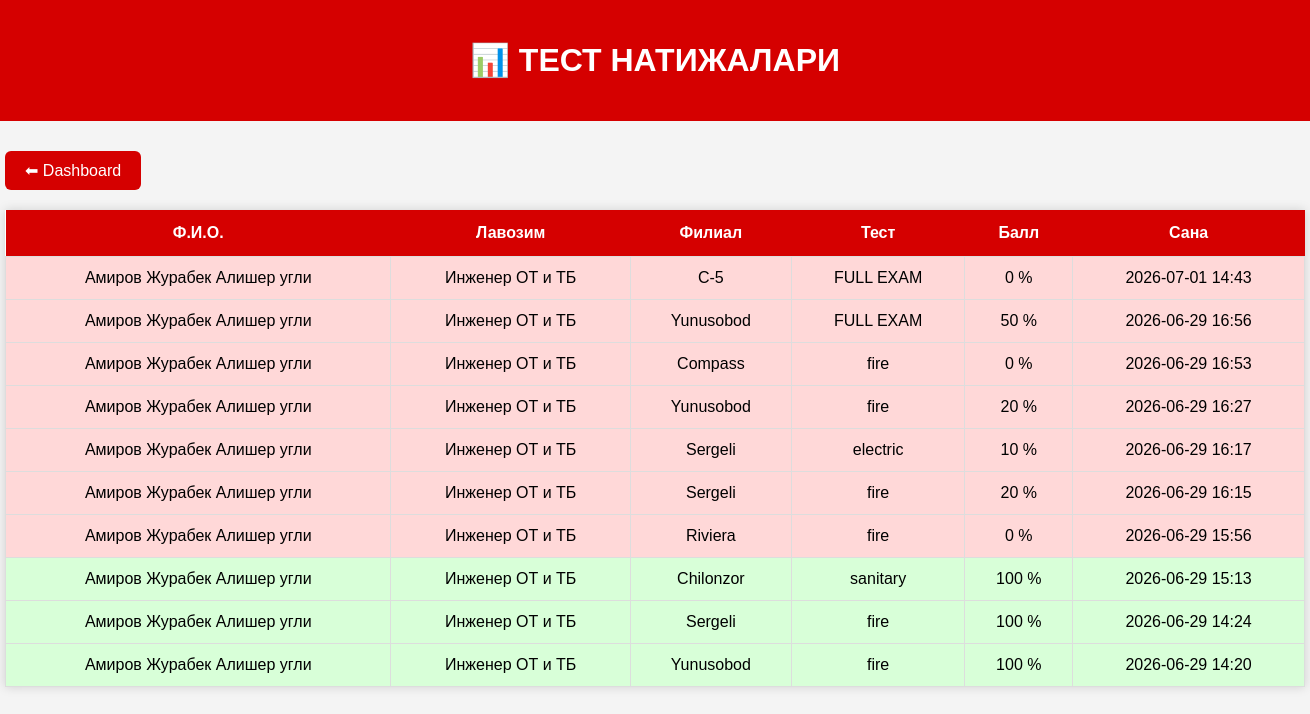
The page /results (signed in) on the database its author committed.
### tables this page shows
CREATE TABLE results(
    id INTEGER PRIMARY KEY AUTOINCREMENT,
    fullname TEXT,
    position TEXT,
    branch TEXT,
    test_name TEXT,
    score INTEGER,
    exam_date TEXT
);

### app.py (the view)
@app.route("/results")
def results():
    if "user" not in session:
        return redirect("/login")
    conn = sqlite3.connect("database.db")
    cur = conn.cursor()
    cur.execute("SELECT * FROM results ORDER BY id DESC")
    results = cur.fetchall()
    conn.close()
    return render_template("results.html", results=results)

### templates/results.html (shortened to what this page needs)
<!DOCTYPE html>
<html lang="uz">
<head>
</head>
<body>
<div class="header">
<h1>📊 ТЕСТ НАТИЖАЛАРИ</h1>
</div>
<div class="container">
<a href="/" class="back">⬅ Dashboard</a>
<table>
<tr>
<th>Ф.И.О.</th>
<th>Лавозим</th>
<th>Филиал</th>
<th>Тест</th>
<th>Балл</th>
<th>Сана</th>
</tr>
{% for r in results %}
<tr class="{% if r[5] >= 80 %}good{% else %}bad{% endif %}">
<td>{{ r[1] }}</td>
<td>{{ r[2] }}</td>
<td>{{ r[3] }}</td>
<td>{{ r[4] }}</td>
<td>{{ r[5] }} %</td>
<td>{{ r[6] }}</td>
</tr>
{% endfor %}
</table>
</div>
</body>
</html>

### templates/results.html (style rules this page uses)
body { margin:0; font-family:Arial; background:#f4f4f4; }
.header { background:#d50000; color:white; padding:20px; text-align:center; }
.container { width:1300px; margin:30px auto; }
.back { display:inline-block; margin-bottom:20px; background:#d50000; color:white; padding:10px 20px; text-decoration:none; border-radius:6px; }
table { width:100%; border-collapse:collapse; background:white; box-shadow:0 0 10px rgba(0,0,0,.15); }
th { background:#d50000; color:white; padding:14px; }
td { padding:12px; border:1px solid #ddd; text-align:center; }
.good { background:#d8ffd8; }
.bad { background:#ffd8d8; }

### rows shown on the page
results: fullname "Амиров Журабек Алишер угли", position "Инженер ОТ и ТБ", branch "C-5", test_name "FULL EXAM", score "0", exam_date "2026-07-01 14:43"
results: fullname "Амиров Журабек Алишер угли", position "Инженер ОТ и ТБ", branch "Yunusobod", test_name "FULL EXAM", score "50", exam_date "2026-06-29 16:56"
results: fullname "Амиров Журабек Алишер угли", position "Инженер ОТ и ТБ", branch "Compass", test_name "fire", score "0", exam_date "2026-06-29 16:53"
results: fullname "Амиров Журабек Алишер угли", position "Инженер ОТ и ТБ", branch "Yunusobod", test_name "fire", score "20", exam_date "2026-06-29 16:27"
results: fullname "Амиров Журабек Алишер угли", position "Инженер ОТ и ТБ", branch "Sergeli", test_name "electric", score "10", exam_date "2026-06-29 16:17"
results: fullname "Амиров Журабек Алишер угли", position "Инженер ОТ и ТБ", branch "Sergeli", test_name "fire", score "20", exam_date "2026-06-29 16:15"
results: fullname "Амиров Журабек Алишер угли", position "Инженер ОТ и ТБ", branch "Riviera", test_name "fire", score "0", exam_date "2026-06-29 15:56"
results: fullname "Амиров Журабек Алишер угли", position "Инженер ОТ и ТБ", branch "Chilonzor", test_name "sanitary", score "100", exam_date "2026-06-29 15:13"
results: fullname "Амиров Журабек Алишер угли", position "Инженер ОТ и ТБ", branch "Sergeli", test_name "fire", score "100", exam_date "2026-06-29 14:24"
results: fullname "Амиров Журабек Алишер угли", position "Инженер ОТ и ТБ", branch "Yunusobod", test_name "fire", score "100", exam_date "2026-06-29 14:20"
